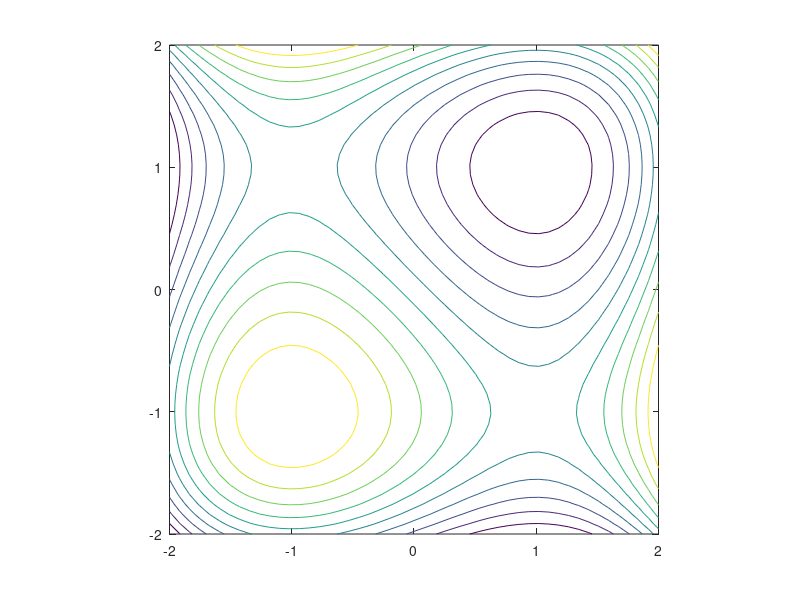

Reproduce this figure in MATLAB. (Note: this script raises an error after producing the figure.)
clear all ;
clf ;

f = @(x,y) x.^3 + y.^3 - 3*x - 3*y ;
fV = @(v) f(v(1),v(2)) ;
dfx = @(x,y) 3*x.^2-3 ;
dfy = @(x,y) 3*y.^2-3 ;
dfV =@(v) [dfx(v(1),v(2)) ; dfy(v(1),v(2)) ] ;
a = -2 ; b = 2 ;
xb = linspace(a,b,50) ;
yb = linspace(a,b,50) ;

% f = @(x,y) sin(x).*cos(y) ;
% fV = @(v) f(v(1),v(2)) ;
% dfx = @(x,y) cos(x).*cos(y) ;
% dfy = @(x,y) -sin(x).*sin(y) ;
% a = 0 ; b = 6 ;
% xb = linspace(a,b,50) ;
% yb = linspace(a,b,50) ;

[X,Y] = meshgrid(xb, yb) ;
Z = f(X,Y) ;
contour(X,Y,Z) ;
hold on ;
axis equal ;

% [loc, val, flag, out] = fminsearch(fv, x0) ;
% [loc, val, flag, out] = fminunc(fV, x0) ;

% egyszerű gradiens alapú vonalmenti keresés
% Armijo feltétel
% a par nevu struct-ot adjuk at a módszernek
par.alfa0 = 0.99 ;
par.c1 = 0.6 ;
par.ro = 0.5 ;
par.fun = fV ;

% megállási feltételek
ftol = 1e-6 ;
dftol = 1e-3 ;
xtol = 1e-9 ;
alfatol = 1e-9 ;

x0 = [0.5; 0.8] ; % próbáljuk különböző kezdőpontokból
f0 = fV(x0) ;
df0 = dfV(x0) ;
nstep = 0 ;
flag = 0 ;
while true
  nstep = nstep + 1 ;
  p = -df0 ; 
  alfa = armijo(x0, f0, df0, p, par) ;
  if alfa<alfatol  flag=1; break ; end
  x1 = x0 + alfa*p ;
  f1 = fV(x1) ;
  df1 = dfV(x1) ;
  if norm(df1)<dftol flag=2 ;break ; end
  if abs(f1-f0)<ftol flag=3; break ; end
  if norm(x1-x0)<xtol flag=4; break ; end
  x0 = x1 ;
  f0 = f1 ;
  df0 = df1 ;
end
fprintf("\nuser:\t x=(%.3f,%.3f) flag=%d nstep=%d\n", x0(1), x0(2), flag, nstep ) ;


[loc, val, flag, out] = fminsearch(fV, x0) ;
fprintf("\nfminisearch:\t x=(%.3f,%.3f) flag=%d nstep=%d\n", loc(1), loc(2), flag, out.iterations ) ;

[loc, val, flag, out] = fminunc(fV, x0) ;
fprintf("\nfminunc:\t x=(%.3f,%.3f) flag=%d nstep=%d\n", loc(1), loc(2), flag, out.iterations ) ;





% ha szkriptet csinálunk a végén kell lenni a definícióknak
function alfa=armijo(x,fx,dfx,p,par)
  alfa = par.alfa0 ;
  c1 = par.c1 ;
  ro = par.ro ;
  f = par.fun ;
  d = dot(dfx,p) ;
  while f(x+alfa*p) > fx + alfa*c1*d
    alfa = alfa*ro ;
  end
end
